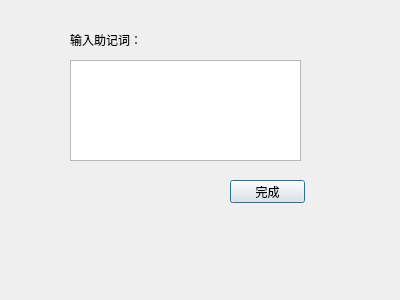
<?xml version="1.0" encoding="UTF-8"?>
<ui version="4.0">
 <class>dlg_check_mnemonic</class>
 <widget class="QDialog" name="dlg_check_mnemonic">
  <property name="geometry">
   <rect>
    <x>0</x>
    <y>0</y>
    <width>400</width>
    <height>300</height>
   </rect>
  </property>
  <property name="windowTitle">
   <string>Dialog</string>
  </property>
  <widget class="QTextEdit" name="textEdit">
   <property name="geometry">
    <rect>
     <x>70</x>
     <y>60</y>
     <width>231</width>
     <height>101</height>
    </rect>
   </property>
  </widget>
  <widget class="QPushButton" name="pushButton">
   <property name="geometry">
    <rect>
     <x>230</x>
     <y>180</y>
     <width>75</width>
     <height>23</height>
    </rect>
   </property>
   <property name="text">
    <string>完成</string>
   </property>
  </widget>
  <widget class="QLabel" name="label">
   <property name="geometry">
    <rect>
     <x>70</x>
     <y>30</y>
     <width>71</width>
     <height>20</height>
    </rect>
   </property>
   <property name="text">
    <string>输入助记词：</string>
   </property>
  </widget>
 </widget>
 <resources/>
 <connections/>
</ui>
